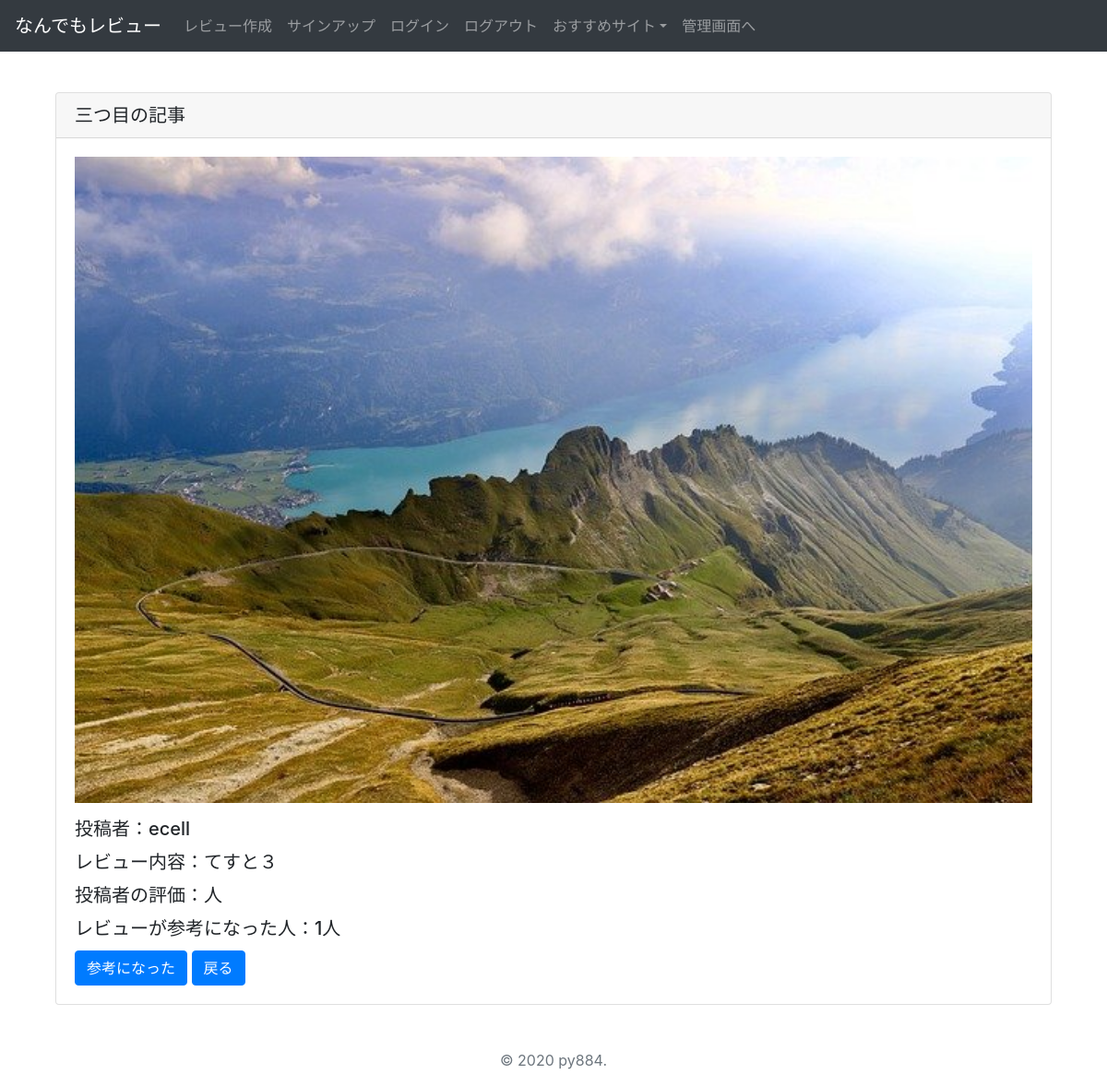
The app's page /detail/3/ (signed in) with its own data.
### reviewpost/models.py (models this page shows)
class ReviewModel(models.Model):
    title=models.CharField(max_length=100)
    content=models.TextField()
    author=models.ForeignKey(User,on_delete=models.CASCADE)
    images=models.ImageField(upload_to='')
    useful_review=models.IntegerField(null=True,blank=True,default=0)
    useful_review_record=models.TextField()
    evaluation=models.CharField(max_length=10,choices=EVALUATION_CHOICE)

### reviewpost/views.py (the view)
# urls.py: path('detail/<int:pk>/', detailview,name='detail'),
@login_required
def detailview(request,pk):
    object=ReviewModel.objects.get(pk=pk)
    return render(request,'detail.html',{'object':object})

### templates/detail.html (shortened to what this page needs)
{% extends 'base.html' %}
{% load static %}
{% block header %}
<link rel="stylesheet" href="{% static 'css/style.css' %}">
{% endblock header %}
{% block content %}
<div class="container">
    <div class="card">
        <h5 class="card-header">{{object.title}}</h5>
        <div class="card-body">
            <p><img src='{{object.images.url}}' width=300></p>
            <h5 class="card-title">投稿者：{{object.author}}</h5>
            <h5 class="card-title">レビュー内容：{{object.content | linebreaksbr}}</h5>
            <h5 class="card-title">投稿者の評価：{{object.evalution}}人</h5>
            <h5 class="card-title">レビューが参考になった人：{{object.useful_review}}人</h5>
            <a href="{% url 'evaluation' object.pk %}" class="btn btn-primary" aria-pressed="true">参考になった</a>
            <a href="{% url 'list' %}" class="btn btn-primary">戻る</a>
        </div>
    </div>
</div>
{% endblock content %}

### static/css/style.css (style rules this page uses)
.card { margin-bottom: 30px; }
.container { margin-top: 100px; }
.card-body img { width:100%; }

### records on screen
ReviewModel: title "三つ目の記事", images (picture), author "ecell", content "てすと３", useful_review "1"
